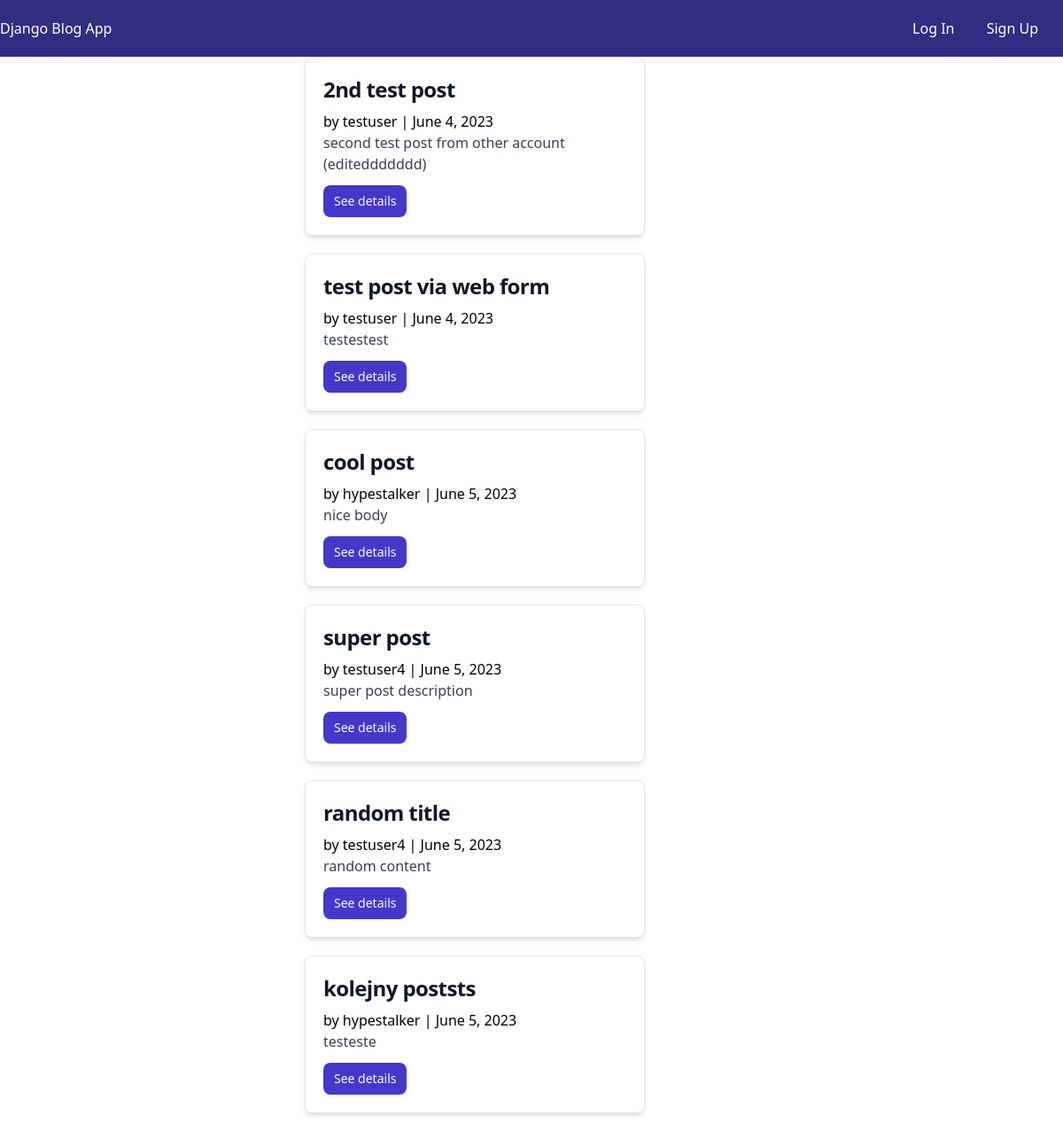
The page / on the database its author committed.
### posts/models.py (models this page shows, shortened)
class Post(models.Model):
    author = models.ForeignKey(settings.AUTH_USER_MODEL, on_delete=models.CASCADE)
    title = models.CharField(max_length=100)
    body = models.TextField()
    created_at = models.DateField(auto_now_add=True)

### accounts/models.py (models this page shows)
class CustomUser(AbstractUser):
    age = models.PositiveIntegerField(null=True, blank=True)

### posts/views.py (the view)
# urls.py: path("", PostListView.as_view(), name="post_list"),
class PostListView(ListView):
    model = Post
    template_name = "posts/post_list.html"

### templates/posts/post_list.html
{% extends 'base.html' %}
{% block content %}
{% for post in post_list %}
<div class="max-w-lg mx-auto">
    <div class="bg-white shadow-md border border-gray-200 rounded-lg max-w-sm mb-5">
        <div class="p-5">
            <a href="#">
                <h5 class="text-gray-900 font-bold text-2xl tracking-tight mb-2">{{ post.title }}</h5>
            </a>
            <span>by {{ post.author }} | {{ post.created_at }}</span>
            <p class="font-normal text-gray-700 mb-3">{{ post.body }}</p>
            <a class="text-white bg-indigo-700 hover:bg-indigo-500 font-medium rounded-lg text-sm px-3 py-2 text-center inline-flex items-center" href="{% url 'post_detail' post.pk %}">
                See details
            </a>
        </div>
    </div>
</div>
{% endfor %}
{% endblock content %}

### rows shown on the page
Post: title "2nd test post", author "testuser", created_at "June 4, 2023", body "second test post from other account (editeddddddd)"
Post: title "test post via web form", author "testuser", created_at "June 4, 2023", body "testestest"
Post: title "cool post", author "hypestalker", created_at "June 5, 2023", body "nice body"
Post: title "super post", author "testuser4", created_at "June 5, 2023", body "super post description"
Post: title "random title", author "testuser4", created_at "June 5, 2023", body "random content"
Post: title "kolejny poststs", author "hypestalker", created_at "June 5, 2023", body "testeste"
